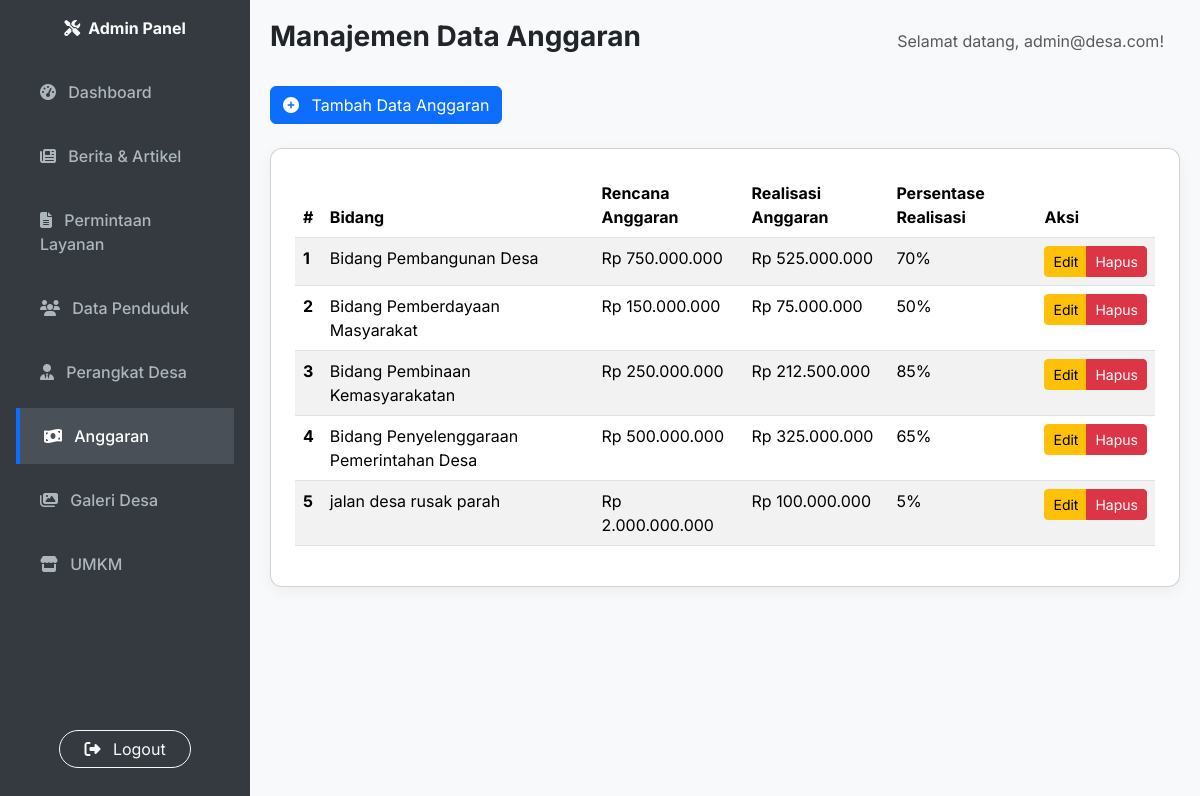
Page /manage_anggaran.php (signed in) on the committed database.
### tables this page shows
CREATE TABLE `anggaran` (
  `id` int(11) NOT NULL,
  `bidang` varchar(255) NOT NULL,
  `rencana_anggaran` bigint(20) NOT NULL,
  `realisasi_anggaran` bigint(20) NOT NULL
);

### manage_anggaran.php (the view, shortened to what this page needs)
<?php
require_once 'db.php';
$anggaran_list = [];
$sql = "SELECT id, bidang, rencana_anggaran, realisasi_anggaran FROM anggaran ORDER BY bidang ASC";
$result = $conn->query($sql);
if ($result === FALSE) {
    $message = "<div class='alert alert-danger'>Error saat menjalankan kueri SELECT: " . $conn->error . "</div>";
} else {
    if ($result->num_rows > 0) {
        while ($row = $result->fetch_assoc()) {
            $anggaran_list[] = $row;
        }
    }
}
$user_display_name = isset($_SESSION['user_email']) ? htmlspecialchars($_SESSION['user_email']) : 'Admin/Petugas';
$current_page = basename($_SERVER['PHP_SELF']);
?>
<!DOCTYPE html>
<html lang="id">
<head>
    <link href="https://cdn.jsdelivr.net/npm/bootstrap@5.3.3/dist/css/bootstrap.min.css" rel="stylesheet" xintegrity="sha384-QWTKZyjpPEjISv5WaRU9OFeRpok6YctnYmDr5pNlyT2bRjXh0JMhjY6hW+ALEwIH">
    <link rel="stylesheet" href="https://cdnjs.cloudflare.com/ajax/libs/font-awesome/6.5.2/css/all.min.css">
</head>
<body>
    <nav id="sidebar" class="d-flex flex-column p-3">
        <a href="dashboard.php" class="navbar-brand text-light text-center mb-4">
            <i class="fas fa-tools me-2"></i>Admin Panel
        </a>
        <ul class="nav nav-pills flex-column">
            <li class="nav-item mb-2">
                <a href="dashboard.php" class="nav-link <?php if ($current_page == 'dashboard.php') echo 'active'; ?>">
                    <i class="fas fa-tachometer-alt me-2"></i> Dashboard
                </a>
            </li>
            <li class="nav-item mb-2">
                <a href="manage_berita.php" class="nav-link <?php if ($current_page == 'manage_berita.php') echo 'active'; ?>">
                    <i class="fas fa-newspaper me-2"></i> Berita & Artikel
                </a>
            </li>
            <li class="nav-item mb-2">
                <a href="manage_layanan.php" class="nav-link <?php if ($current_page == 'manage_layanan.php') echo 'active'; ?>">
                    <i class="fas fa-file-alt me-2"></i> Permintaan Layanan
                </a>
            </li>
            <li class="nav-item mb-2">
                <a href="manage_penduduk.php" class="nav-link <?php if ($current_page == 'manage_penduduk.php') echo 'active'; ?>">
                    <i class="fas fa-users me-2"></i> Data Penduduk
                </a>
            </li>
            <li class="nav-item mb-2">
                <a href="manage_perangkat_desa.php" class="nav-link <?php if ($current_page == 'manage_perangkat_desa.php') echo 'active'; ?>">
                    <i class="fas fa-user-tie me-2"></i> Perangkat Desa
                </a>
            </li>
            <li class="nav-item mb-2">
                <a href="manage_anggaran.php" class="nav-link <?php if ($current_page == 'manage_anggaran.php') echo 'active'; ?>">
                    <i class="fas fa-money-bill-wave me-2"></i> Anggaran
                </a>
            </li>
            <li class="nav-item mb-2">
                <a href="manage_galeri.php" class="nav-link <?php if ($current_page == 'manage_galeri.php') echo 'active'; ?>">
                    <i class="fas fa-images me-2"></i> Galeri Desa
                </a>
            </li>
            <li class="nav-item mb-2">
                <a href="manage_umkm.php" class="nav-link <?php if ($current_page == 'manage_umkm.php') echo 'active'; ?>">
                    <i class="fas fa-store me-2"></i> UMKM
                </a>
            </li>
        </ul>
        <div class="mt-auto text-center py-3">
             <a href="logout.php" class="btn btn-outline-light rounded-pill px-4"><i class="fas fa-sign-out-alt me-2"></i> Logout</a>
        </div>
    </nav>
    <div id="main-content">
        <header class="d-flex justify-content-between align-items-center mb-4">
            <h1 class="h3 fw-bold">Manajemen Data Anggaran</h1>
            <div class="d-flex align-items-center">
                <span class="me-3 d-none d-md-block text-muted">Selamat datang, <?php echo $user_display_name; ?>!</span>
            </div>
        </header>
        <div class="mb-4">
            <button type="button" class="btn btn-primary" data-bs-toggle="modal" data-bs-target="#addAnggaranModal">
                <i class="fas fa-plus-circle me-2"></i> Tambah Data Anggaran
            </button>
        </div>
        <div class="table-responsive card p-4">
            <table class="table table-striped table-hover">
                <thead>
                    <tr>
                        <th scope="col">#</th>
                        <th scope="col">Bidang</th>
                        <th scope="col">Rencana Anggaran</th>
                        <th scope="col">Realisasi Anggaran</th>
                        <th scope="col">Persentase Realisasi</th>
                        <th scope="col">Aksi</th>
                    </tr>
                </thead>
                <tbody>
                    <?php if (count($anggaran_list) > 0): ?>
                        <?php $i = 1; foreach ($anggaran_list as $anggaran): ?>
                            <tr>
                                <th scope="row"><?= $i++; ?></th>
                                <td><?= htmlspecialchars($anggaran['bidang']) ?></td>
                                <td>Rp <?= number_format($anggaran['rencana_anggaran'], 0, ',', '.') ?></td>
                                <td>Rp <?= number_format($anggaran['realisasi_anggaran'], 0, ',', '.') ?></td>
                                <td>
                                    <?php
                                        $persentase = ($anggaran['rencana_anggaran'] > 0) ?
                                                      round(($anggaran['realisasi_anggaran'] / $anggaran['rencana_anggaran']) * 100) : 0;
                                        echo $persentase . '%';
                                    ?>
                                </td>
                                <td>
                                    <div class="btn-group" role="group">
                                        <button type="button" class="btn btn-sm btn-warning edit-btn"
                                                data-bs-toggle="modal" data-bs-target="#editAnggaranModal"
                                                data-id="<?= htmlspecialchars($anggaran['id']) ?>"
                                                data-bidang="<?= htmlspecialchars($anggaran['bidang']) ?>"
                                                data-rencana_anggaran="<?= htmlspecialchars($anggaran['rencana_anggaran']) ?>"
                                                data-realisasi_anggaran="<?= htmlspecialchars($anggaran['realisasi_anggaran']) ?>">
                                            Edit
                                        </button>
                                        <a href="manage_anggaran.php?action=delete&id=<?= htmlspecialchars($anggaran['id']) ?>" class="btn btn-sm btn-danger" onclick="return confirm('Apakah Anda yakin ingin menghapus data anggaran ini?');">Hapus</a>
                                    </div>
                                </td>
                            </tr>
                        <?php endforeach; ?>
                    <?php else: ?>
                        <tr>
                            <td colspan="6" class="text-center">Tidak ada data anggaran yang ditemukan.</td>
                        </tr>
                    <?php endif; ?>
                </tbody>
            </table>
        </div>
    </div>
</body>
</html>

### manage_anggaran.php (style rules this page uses)
body { font-family: 'Inter', sans-serif; background-color: #f8f9fa; }
#sidebar { height: 100vh; background-color: #343a40; color: #fff; padding-top: 20px; position: fixed; left: 0; top: 0; width: 250px; transition: all 0.3s; z-index: 1000; }
#sidebar .nav-link { color: #adb5bd; font-weight: 500; transition: all 0.2s ease; padding: 1rem 1.5rem; }
#sidebar .nav-link:hover, #sidebar .nav-link.active { color: #fff; background-color: #495057; border-left: 4px solid #0d6efd; border-radius: 0; }
#main-content { margin-left: 250px; padding: 20px; transition: all 0.3s; }
.navbar-brand { font-weight: 700; }
.table-responsive { border-radius: 0.75rem; box-shadow: 0 4px 15px rgba(0,0,0,0.05); overflow: hidden; }

### rows in the picture
anggaran: bidang "Bidang Pembangunan Desa", rencana_anggaran "750.000.000", realisasi_anggaran "525.000.000", persentase "70"
anggaran: bidang "Bidang Pemberdayaan Masyarakat", rencana_anggaran "150.000.000", realisasi_anggaran "75.000.000", persentase "50"
anggaran: bidang "Bidang Pembinaan Kemasyarakatan", rencana_anggaran "250.000.000", realisasi_anggaran "212.500.000", persentase "85"
anggaran: bidang "Bidang Penyelenggaraan Pemerintahan Desa", rencana_anggaran "500.000.000", realisasi_anggaran "325.000.000", persentase "65"
anggaran: bidang "jalan desa rusak parah", rencana_anggaran "2.000.000.000", realisasi_anggaran "100.000.000", persentase "5"

### other values in the picture
$user_display_name "admin@desa.com"
